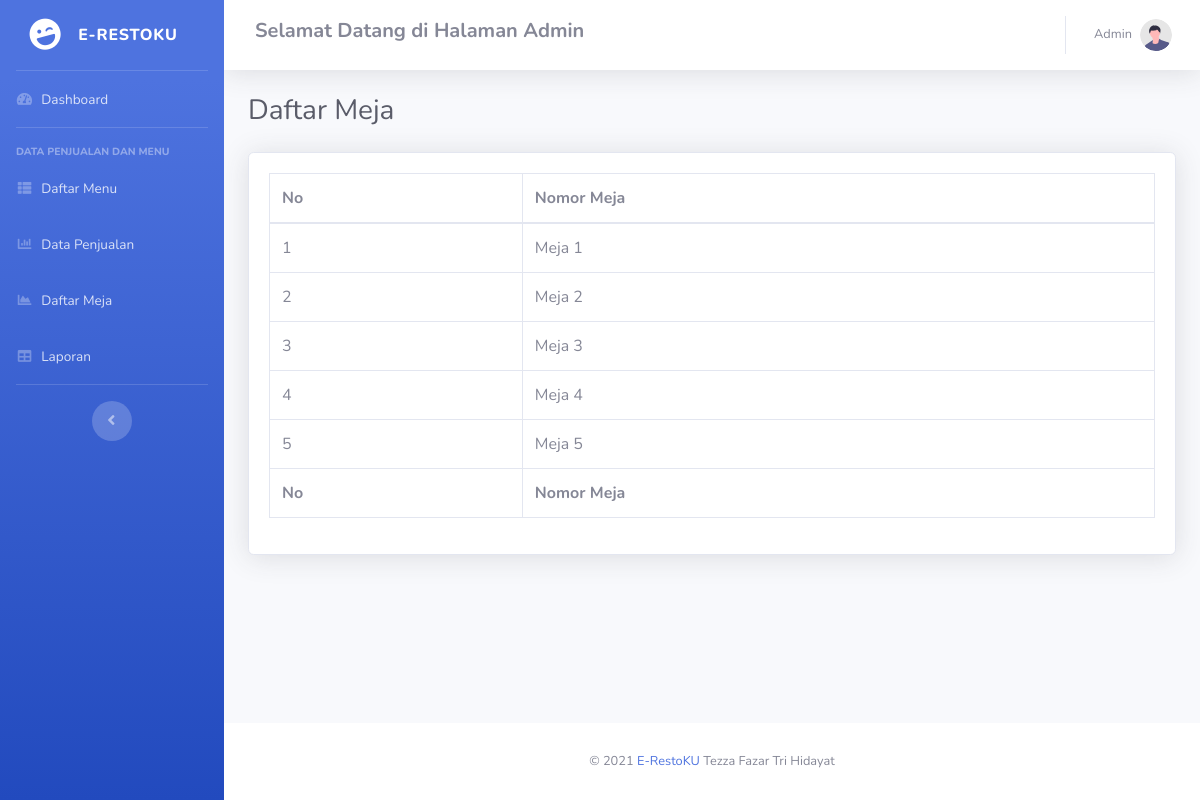
/admin/index.php?halaman=meja, run on the app's committed database.
### tables this page shows
CREATE TABLE `meja` (
  `id_meja` int(11) NOT NULL,
  `nomor_meja` varchar(20) NOT NULL
);

### admin/meja.php (the view, shortened to what this page needs)
<div class="d-sm-flex align-items-center justify-content-between mb-4">
    <h1 class="h3 mb-0 text-gray-800">Daftar Meja</h1>
</div>
  <div class="card shadow mb-4">
      <div class="card-body">
          <div class="table-responsive">
              <table class="table table-bordered" id="dataTable" width="100%" cellspacing="0">
                  <thead>
                      <tr>
                          <th>No</th>
                          <th>Nomor Meja</th>
                      </tr>
                  </thead>
                  <tfoot>
                      <tr>
                          <th>No</th>
                          <th>Nomor Meja</th>
                      </tr>
                  </tfoot>
                  <tbody>
                    <?php $nomor=1; ?>
                    <?php $ambil=$koneksi->query("SELECT * FROM meja"); ?>
                    <?php while ($pecah = $ambil->fetch_assoc()){ ?>
                    <tr>
                        <td><?php echo $nomor; ?></td>
                        <td><?php echo $pecah['nomor_meja']; ?></td>
                    </tr>
                    <?php $nomor++; ?>
                    <?php } ?>
                </tbody>
              </table>
          </div>
      </div>
  </div>

### data on the page
meja: nomor_meja "Meja 1"
meja: nomor_meja "Meja 2"
meja: nomor_meja "Meja 3"
meja: nomor_meja "Meja 4"
meja: nomor_meja "Meja 5"
